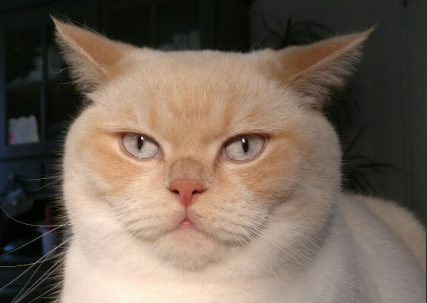
#> input picture examples/cat.png, 427 x 303 px
$ python tile.py examples
#> lines starting #> are read from the running program, lines starting #| are printed output that depends on the picture
#!/usr/bin/env python3
# -*- coding: utf-8 -*-

import os
from PIL import Image
def generate_tiling(
    img_dir,
    x_times,
    y_times,
):
#> called with img_dir = 'examples', x_times = 2, y_times = 2
    print("Running imca: tiler.\n")
    print("> Tiling images from:\n  : " + str(img_dir))
    print("> Dimensions:\n  : ({},{})".format(x_times, y_times))

    out_dir = os.path.join(img_dir, "tiled_{}_{}".format(x_times, y_times))
    print("> Writing images to:\n  : " + str(out_dir))

    if os.path.isdir(out_dir):
        d = input("Directory already exists. Create anyway? [y/n] ")
        if d in ["y", "Y"]:
            from shutil import rmtree
            abs_path = os.path.abspath(out_dir)
            rmtree(abs_path)
        else:
            print("Aborted!")
            return
    os.mkdir(out_dir)

    img_number = 0
    img_files = os.listdir(img_dir)
    img_files = sorted(img_files)
    img_files_str_len = len(str(len(img_files)))

    print(img_files)
    for img_file in img_files:
        if img_file[-4:] == ".png":
            src_img = Image.open(os.path.join(img_dir, img_file))
#> src_img is the input picture: PIL image 427x303 RGB; mean R, G, B 117.1, 101.9, 88.6
            x_size, y_size = src_img.size
#> x_size = 427; y_size = 303
            new_size = (x_size  * x_times, y_size * y_times)
#> new_size = (854, 606)
            out_img = Image.new("RGB", new_size)
#> out_img: PIL image 854x606 RGB; every value is 0

            print("Tiling image {}...".format(img_file))
            for xi in range(x_times):
                for yi in range(y_times):
                    print("\t({},{})/({},{})".format(xi+1, yi+1, x_times, y_times))
                    out_img.paste(
                        im=src_img,
                        box=(
                            xi * x_size,
                            yi * y_size
                        )
                    )
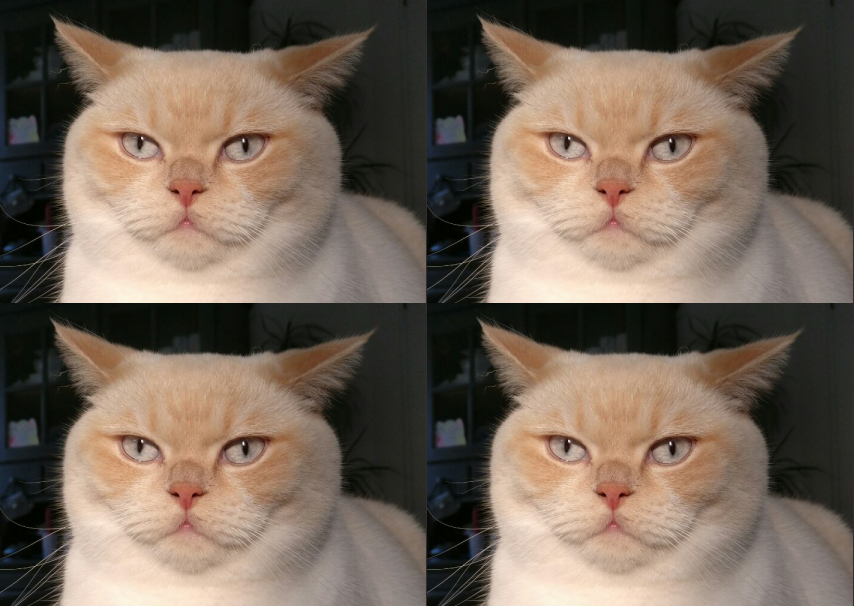
#> out_img: PIL image 854x606 RGB; mean R, G, B 117.1, 101.9, 88.6

            curr_number = str(img_number)
            file_name = os.path.join(out_dir, "0"*(img_files_str_len - len(curr_number)) + curr_number + ".png")
            out_img.save(
                file_name,
                "PNG"
            )
            print("\tSaved to " + file_name)
            img_number += 1

    # Generate GIF
    if img_number > 0:
        gif_path = os.path.join(img_dir, "..", img_dir + "-" + os.path.basename(out_dir) + ".gif")
        ffmpeg_gen = "ffmpeg -i {path}/%0{len}d.png".format(path=out_dir, len=img_files_str_len)
        os.system(ffmpeg_gen + " " + gif_path)
        print("Wrote gif to " + gif_path)
    else:
        print("Failed, no images found.")


# ENTRY =============================================================
if __name__ == "__main__":
    import argparse

    parser = argparse.ArgumentParser()
    parser.add_argument(
        "img_dir",
        help="Path to the generated image sequence."
    )
    parser.add_argument(
        "--x",
        metavar="X-TILING",
        dest="x",
        help="The number of tiles horizontally.",
        default=2,
        type=int
    )
    parser.add_argument(
        "--y",
        metavar="Y-TILING",
        dest="y",
        help="The number of tiles vertically.",
        default=2,
        type=int
    )
    args = parser.parse_args()

    print(args)

    generate_tiling(
        args.img_dir,
        args.x,
        args.y,
    )
